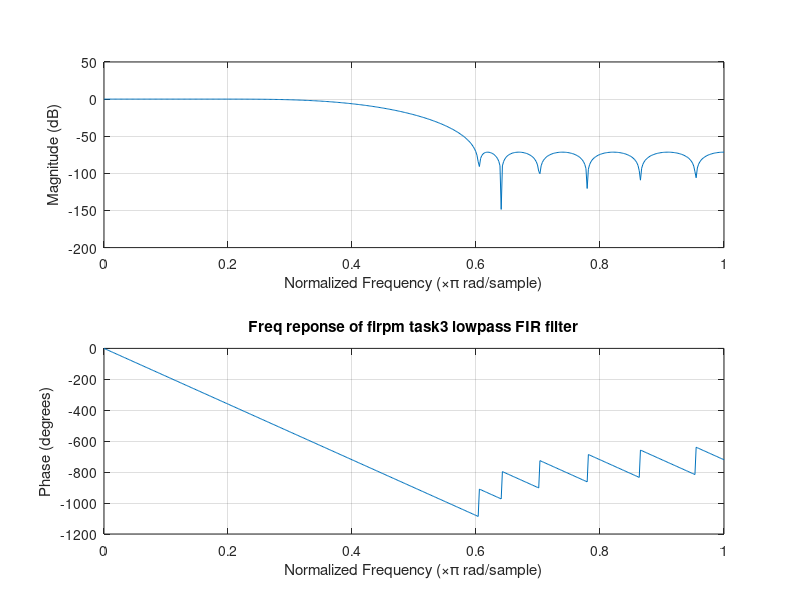
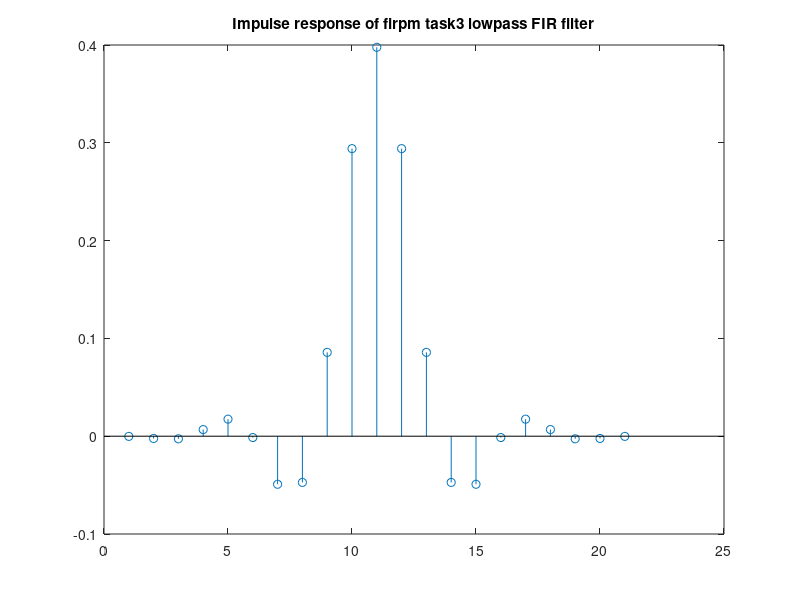

MATLAB code to generate these figures, in order:
N = 20; % Order
F = [0, 0.2, 0.6, 1]; % Sample passband and stopband from task
M = [1, 1, 0, 0]; % As in remez, firpm

b = firpm(N, F, M);

% Freq response
figure;
%plot(F, M);
freqz(b);
title('Freq reponse of firpm task3 lowpass FIR filter');
%xlabel('Normalized freq.');
%ylabel('dbFS'); % Probably?

% Impulse reponse
figure;
stem(b);
title('Impulse response of firpm task3 lowpass FIR filter')